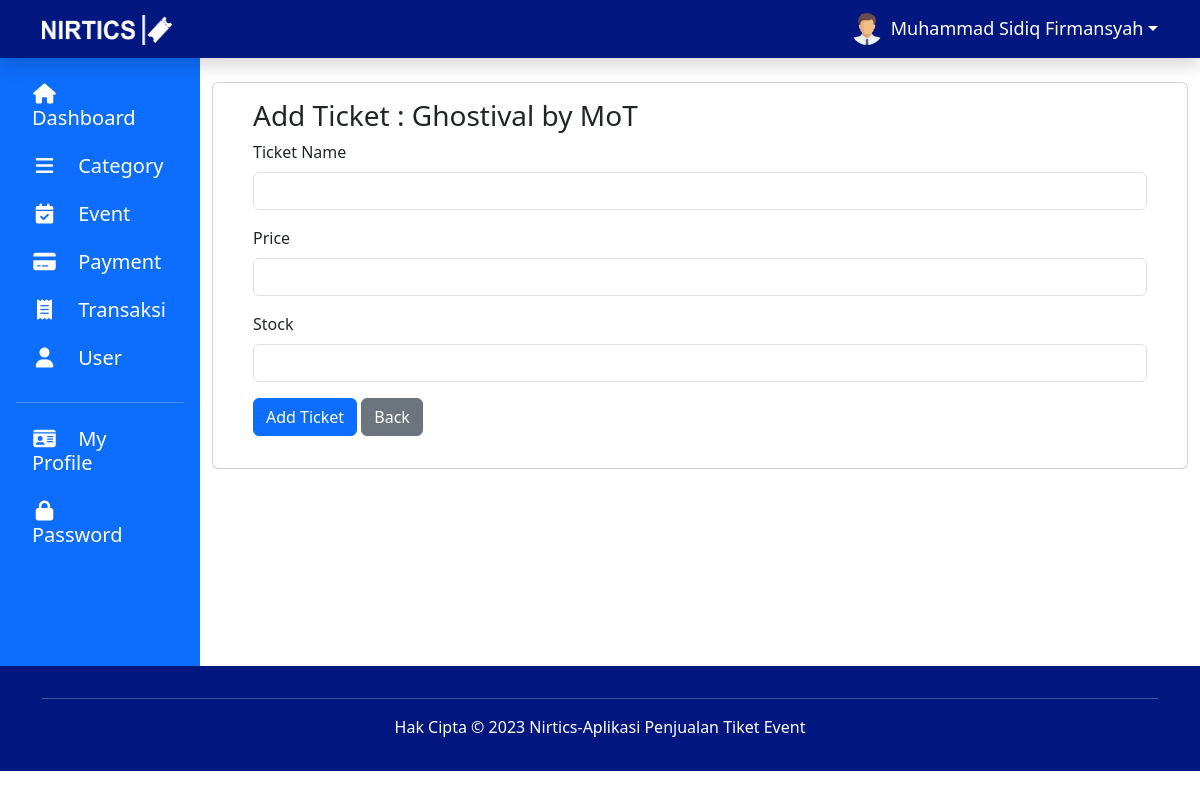
/admin/ticketAdd.php?id_event=1 (signed in), run on the app's committed database.
### tables this page shows
CREATE TABLE `user` (
  `id_user` int(5) NOT NULL,
  `fullname` varchar(100) NOT NULL,
  `username` varchar(100) NOT NULL,
  `email` varchar(100) NOT NULL,
  `no_hp` varchar(15) DEFAULT NULL,
  `foto` varchar(100) DEFAULT 'default.png',
  `password` varchar(100) NOT NULL,
  `date_join` datetime DEFAULT NULL,
  `level` enum('admin','user') DEFAULT NULL
);

CREATE TABLE `event` (
  `id_event` int(5) NOT NULL,
  `id_kategori` int(5) DEFAULT NULL,
  `nama` varchar(100) NOT NULL,
  `deskripsi` text NOT NULL,
  `tanggal` date NOT NULL,
  `jam` time NOT NULL,
  `lokasi` varchar(100) NOT NULL,
  `gambar` varchar(100) DEFAULT NULL,
  `status` enum('ready','closed') NOT NULL,
  `provinsi` varchar(100) DEFAULT NULL
);

### admin/ticketAdd.php (the view, shortened to what this page needs)
<?php
$id = $_SESSION['id'];
if (!empty($_SESSION['status'])) {
    include "layout/header.php";
?>
    <main>
        <div class="container-fluid" style="min-height: 76vh;">
            <div class="row" text-center mb-3>
                <?php include "sidebar.php" ?>
                <div class="col-lg-10 mt-4">
                    <?php
                    include "../lib/koneksi.php";
                    $id_event = $_GET['id_event'];
                    ?>
                    <div class="container">
                        <div class="row">
                            <div class="card mb-3">
                                <div class="card-body">
                                    <div class="container">
                                        <div class="row">
                                            <?php
                                            $reqEvent = mysqli_query($link, "SELECT * from event where id_event= $id_event");
                                            $event = mysqli_fetch_assoc($reqEvent);
                                            ?>
                                            <h3>Add Ticket : <?php echo $event['nama'] ?> </h3>
                                            <form method="POST" action="ticketAddAct.php">
                                                <div class="mb-3">
                                                    <label for="nama" class="form-label">Ticket Name</label>
                                                    <input type="text" class="form-control" id="nama" name="nama" required>
                                                </div>
                                                <div class="mb-3">
                                                    <label for="harga" class="form-label">Price</label>
                                                    <input type="text" class="form-control" id="harga" name="harga" required>
                                                </div>
                                                <div class="mb-3">
                                                    <label for="stok" class="form-label">Stock</label>
                                                    <input type="text" class="form-control" id="stok" name="stok" required>
                                                </div>
                                                <div class="text-start mt-3 mb-3">
                                                    <button type="submit" class="btn btn-primary">Add Ticket</button>
                                                    <a href="ticket.php" class="btn btn-secondary">Back</a>
                                                </div>
                                            </form>
                                        </div>
                                    </div>
                                </div>
                            </div>
                        </div>
                    </div>
                </div>
            </div>
        </div>
    </main>
<?php
    include "layout/footer.php";
} else {
    header('Location: ../login.php');
}
?>

### admin/layout/header.php (shortened to what this page needs)
<!DOCTYPE html>
<html lang="en">
<head>
    <link rel="stylesheet" href="layout/stylesheet.css" type="text/css" />
    <link rel="stylesheet" link href="https://cdn.jsdelivr.net/npm/bootstrap@5.3.0/dist/css/bootstrap.min.css">
    <link rel="stylesheet" href="https://cdnjs.cloudflare.com/ajax/libs/font-awesome/6.4.0/css/all.min.css">
</head>
<body>
    <header>
        <?php include "../lib/koneksi.php";
        $query = mysqli_query($link, "SELECT * FROM user where id_user = '$id'");
        $data = mysqli_fetch_assoc($query);
        ?>
        <nav class="navbar navbar-expand-lg navbar-dark shadow">
            <div class="container">
                <a class="navbar-brand col-ms-3" href="dashboard.php">
                    <img src="../assets/logo.png" width="130" height="30">
                </a>
                <div class="collapse navbar-collapse justify-content-end" id="navbarNav">
                    <ul class="navbar-nav">
                        <li class="nav-item my-auto">
                            <div class="dropdown">
                                <a href="#" class="d-flex align-items-center text-white text-decoration-none dropdown-toggle" id="avatar" data-bs-toggle="dropdown" aria-expanded="false">
                                    <img src="../assets/<?php echo $data['foto'] ?>" alt="" width="32" height="32" class="rounded-circle me-2">
                                    <?php echo $data['fullname'] ?>
                                </a>
                            </div>
                        </li>
                    </ul>
                </div>
            </div>
        </nav>
    </header>

### admin/layout/stylesheet.css (style rules this page uses)
.navbar { background-color: #021780; font-size: large; font-weight: 400; }
.navbar .nav-item { padding-left: 1rem; }
.btn { position: relative; }

### admin/layout/header.php (style rules this page uses)
body { font-family: 'Segoe UI', sans-serif; }

### data on the page
user: foto (placeholder picture), fullname "Muhammad Sidiq Firmansyah"
event: nama "Ghostival by MoT"
